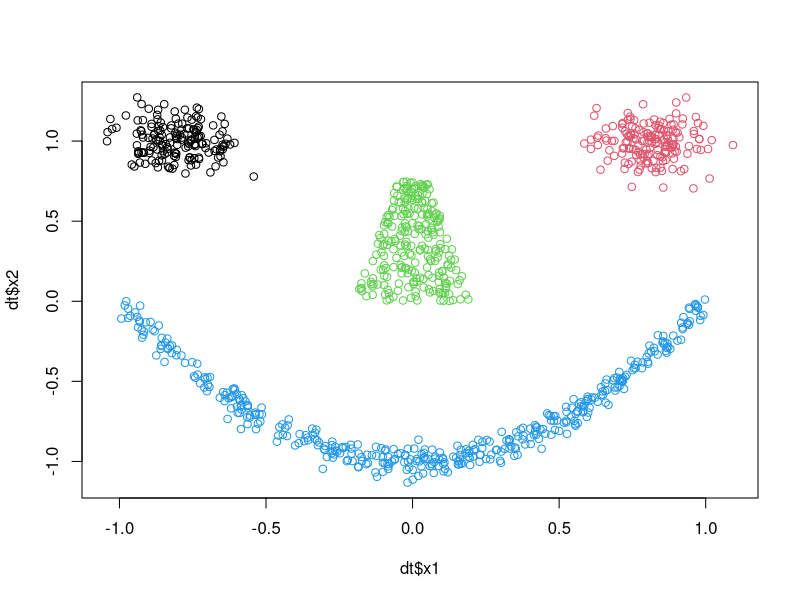
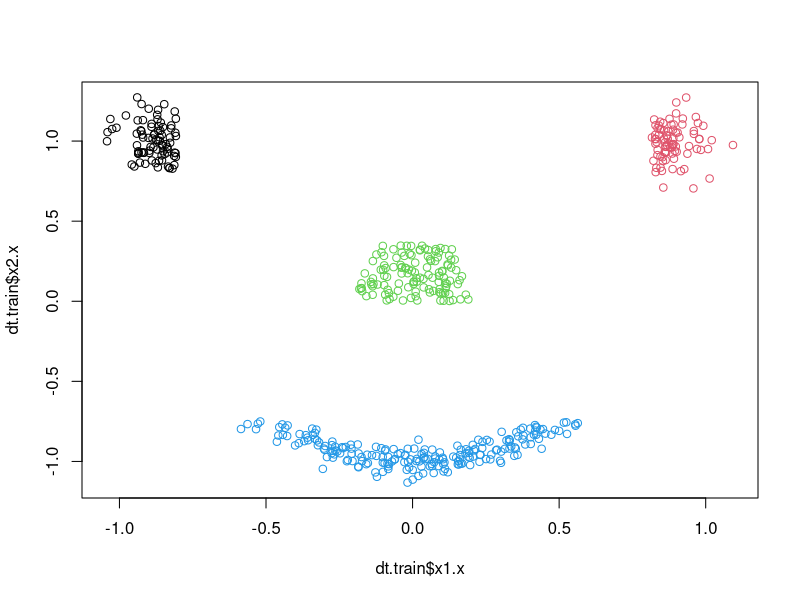
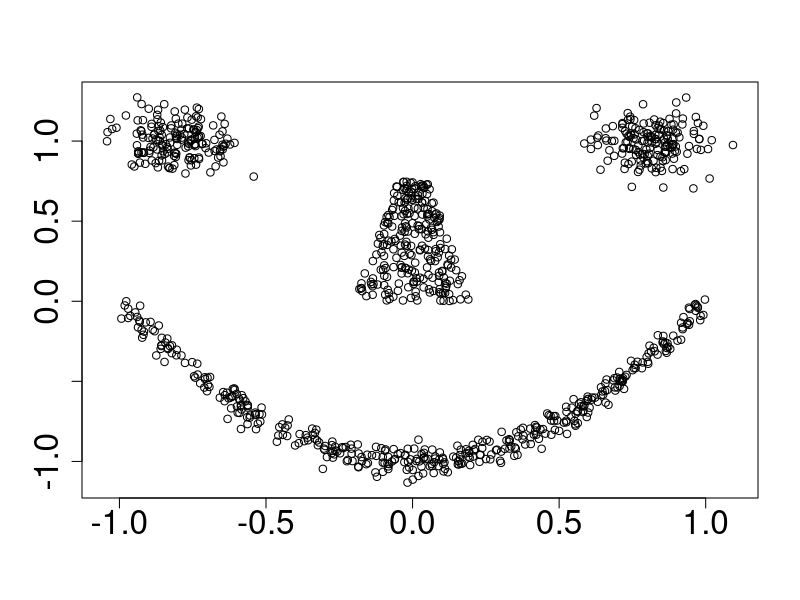
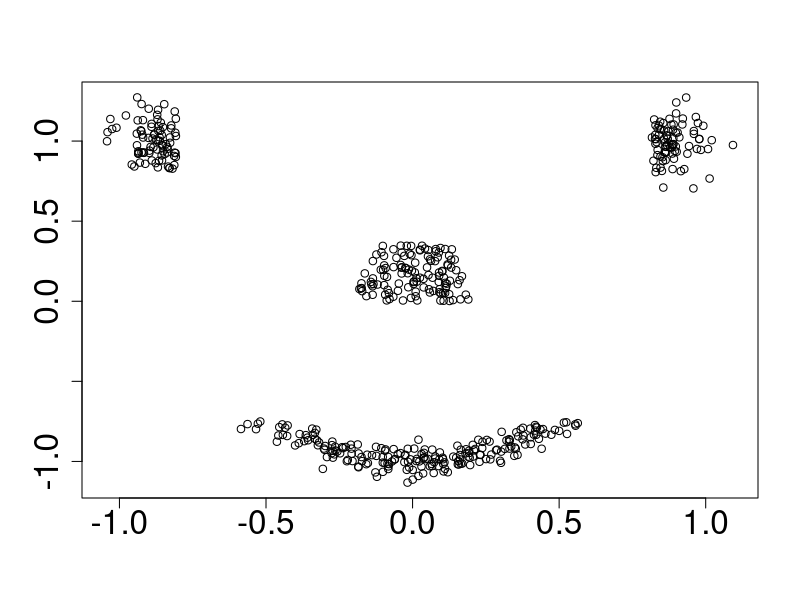

Write the R code that produced these figures, in order. (Note: this script raises an error after producing the figures.)
#upload Glass data set

D = 2  #dimensionality
K = 4  #number of classes
N = 1000  #size of sample

library(mlbench)
smiley = mlbench.smiley(n=N, sd1 = 0.1, sd2 = 0.05)

dt = data.frame(cbind(smiley$x, smiley$classes))
names(dt) = c("x1", "x2", "y")
plot(dt$x1, dt$x2, col = dt$y)

medians = aggregate(dt[, !names(dt) %in% c("y")], list(dt$y), median)
dt = merge(dt, medians, by.x = c("y"), by.y = ("Group.1"))

dt$flag_train = ifelse((dt$y == 1)&(dt$x1.x <= dt$x1.y), 1, 0)
dt$flag_train = ifelse((dt$y == 2)&(dt$x1.x > dt$x1.y), 1, dt$flag_train)
dt$flag_train = ifelse((dt$y == 3)&(dt$x2.x < dt$x2.y), 1, dt$flag_train)
dt$flag_train = ifelse((dt$y == 4)&(dt$x2.x < dt$x2.y), 1, dt$flag_train)

dt.train = dt[dt$flag_train == 1, ]
plot(dt.train$x1.x, dt.train$x2.x, col = dt.train$y)

pdf("smiley_data.pdf", height = 8.5, width = 8.5, paper = "special")
plot(dt$x1.x, dt$x2.x, type = "p", cex.lab=2, cex.axis=2, cex.main=2, cex.sub=2, xlab = "", ylab = "", main= "")
dev.off()

pdf("smiley_train.pdf", height = 8.5, width = 8.5, paper = "special")
plot(dt.train$x1.x, dt.train$x2.x, type = "p", cex.lab=2, cex.axis=2, cex.main=2, cex.sub=2, xlab = "", ylab = "", main= "")
dev.off()

set.seed(1)
order = sample(seq(1,N))
dt = dt[order, ]

X = as.matrix(dt[, c("x1.x", "x2.x")])
y = dt[, c("y")]

outcomes = matrix(0, ncol = K, nrow = N)
for (i in 1:N) {
  outcomes[i, y[i]] = 1
}

#train and test
X.train = as.matrix(dt[dt$flag_train == 1, c("x1.x", "x2.x")])
y.train = as.matrix(dt[dt$flag_train == 1, c("y")])
N.train = length(y.train)
X.test = as.matrix(dt[dt$flag_train == 0, c("x1.x", "x2.x")])
y.test = as.matrix(dt[dt$flag_train == 0, c("y")])

outcomes.train = matrix(0, ncol = K, nrow = N.train)
for (i in 1:N.train) {
  outcomes.train[i, y.train[i]] = 1
}

outcomes.test = matrix(0, ncol = K, nrow = (N-N.train))
for (i in 1:(N-N.train)) {
  outcomes.test[i, y.test[i]] = 1
}

Xones.test = cbind(rep(1, dim(X.test)[1]), X.test)

#params
M <- 3000
M0 <- 1000 #burn-in

#MCMC on test data set
AA = mcmc_online(outcomes.test, X.test, M, M0, a = 0.001, sigma = 1.5)
loss_AA <- -log(apply(AA$gamma * outcomes.test, 1, sum))
Loss_AA <- cumsum(loss_AA)
max(Loss_AA)

#train multinom on the train data
df.train = data.frame(cbind(y.train, X.train))
target_name = names(df.train)[1]
features = names(df.train)[2:ncol(df.train)]
formula = as.formula(paste(target_name, paste(features, collapse=" + "), sep=" ~ "))

library(nnet)
mult = multinom(formula, df.train, maxit = 10000)
params.mult = coef(mult)
probs.mult = predict(mult, type="probs", newdata=X.test)
loss_mult <- -log(apply(probs.mult * outcomes.test, 1, sum))
Loss_mult <- cumsum(loss_mult)
max(Loss_mult)
sum(params.mult^2)
y.mult = rep(0, nrow(X.test))
for (i in 1:nrow(X.test)) {
  y.mult[i] = which.max(probs.mult[i, ])
}
correct.mult = sum(y.mult == y.test) / nrow(X.test)

#multinom on test data
df.test = data.frame(cbind(y.test, X.test))
mult2 = multinom(formula, df.test, maxit = 10000)
params.mult2 = coef(mult2)
probs.mult2 = predict(mult2, type="probs", newdata=X.test)
loss_mult2 <- -log(apply(probs.mult2 * outcomes.test, 1, sum))
Loss_mult2 <- cumsum(loss_mult2)
max(Loss_mult2)
sum(params.mult2^2)
y.mult2 = rep(0, nrow(X.test))
for (i in 1:nrow(X.test)) {
  y.mult2[i] = which.max(probs.mult2[i, ])
}
correct.mult2 = sum(y.mult2 == y.test) / nrow(X.test)

probs.mult3 = matrix(0, ncol = K, nrow = dim(X.test)[1])
probs.mult3[1, ] = predict(mult, type="probs", newdata=X.test[1, , drop = FALSE])
#nn online on test data 
for (i in 1:(dim(X.test)[1]-1)) {
  y.temp = rbind(y.train, y.test[1:i, , drop = FALSE])
  X.temp = rbind(X.train, X.test[1:i, ])
  df.temp = data.frame(cbind(y.temp, X.temp))
  mult3 = multinom(formula, df.temp, maxit = 10000)
  probs.mult3[i+1, ] = predict(mult3, type="probs", newdata=X.test[i+1, , drop = FALSE])
}

loss_mult3 <- -log(apply(probs.mult3 * outcomes.test, 1, sum))
Loss_mult3 <- cumsum(loss_mult3)
max(Loss_mult3)

time = seq(0, dim(X.test)[1])
a = 0.001
bound = -(a*sum(params.mult2^2) + K*(D-1)/2*log(1+(D-1)/(8*a)*time))
pdf("smiley_Loss_diff_test.pdf", height = 8.5, width = 8.5, paper = "special")
plot(time, c(0, Loss_mult2 - Loss_AA), ylim = c(min(bound), 0), lwd=3,cex=2,cex.lab=2, cex.axis=2, cex.main=2, cex.sub=2, type = "l", xlab = "Time", ylab = "", main= "Loss difference")
lines(time, bound, lwd=3,cex=2)
dev.off()

pdf("smiley_Loss_diff_train.pdf", height = 8.5, width = 8.5, paper = "special")
plot(Loss_mult - Loss_AA, lwd=3,cex=2,cex.lab=2, cex.axis=2, cex.main=2, cex.sub=2, type = "l", xlab = "Time", ylab = "", main= "Loss difference")
dev.off()

pdf("smiley_Loss_diff_online.pdf", height = 8.5, width = 8.5, paper = "special")
plot(Loss_mult3 - Loss_AA, lwd=3,cex=2,cex.lab=2, cex.axis=2, cex.main=2, cex.sub=2, type = "l", xlab = "Time", ylab = "", main= "Loss difference")
lines(rep(0, dim(X.test)[1]), lwd=3,cex=2)
dev.off()

#check on train data set
AA1 = mcmc_batch_new(outcomes.train, X.train, M, M0, a = 0.001, sigma = 0.1)
AA2 = mcmc_batch_new(outcomes.train, X.train, M, M0, a = 0.001, sigma = 1.5)

pdf("logLikelihood.pdf", height = 8.5, width = 8.5, paper = "special")
par(mfrow=c(2,1))
plot(AA1$lik, lwd=3,cex=2,cex.lab=2, cex.axis=2, cex.main=2, cex.sub=2, type = "l", xlab = "Iteration", ylab = "", main = "sigma = 0.1")
plot(AA2$lik, lwd=3,cex=2,cex.lab=2, cex.axis=2, cex.main=2, cex.sub=2, type = "l", xlab = "Iteration", ylab = "", main = "sigma = 1.5")
dev.off()


